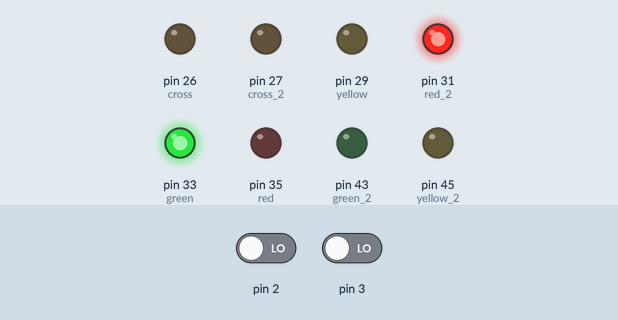
This sketch was run on a simulated Arduino Mega 2560, built with avr-gcc and run on an emulated ATmega2560. Shown: output pins drawn as LEDs (lit = HIGH). The test bench sets the inputs (shaded band); at power-on: pin 2 LOW, pin 3 LOW.

Above: at 1.2 s.
1.3 s: pin 2 driven HIGH
At 2.2 s:
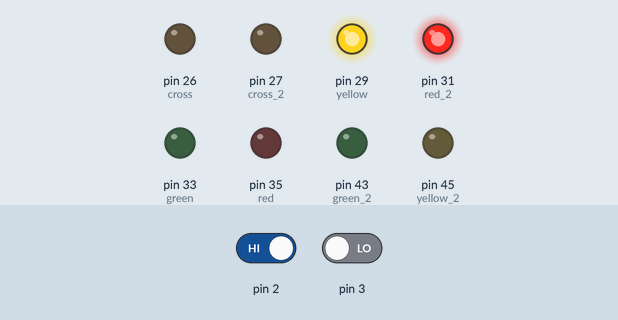
At 3.8 s:
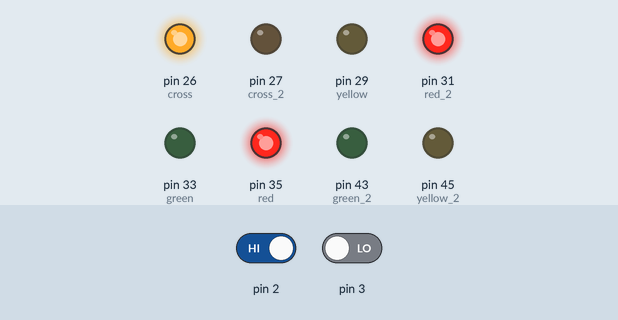
Timing chart, 0 to 27.5 s (numbered marks = the images above; inputs shaded):
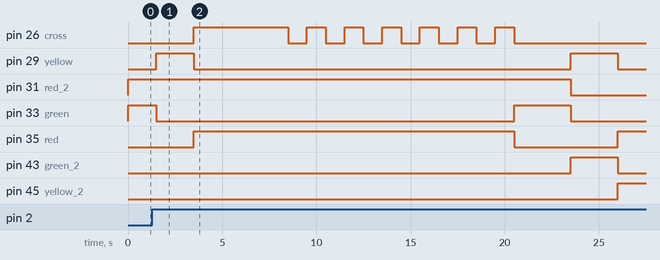

The sketch:

sketch_apr13a.ino
```cpp
//Street 1
#define cross 26
#define red 35
#define yellow 29
#define green 33
#define button 39

//Street 2
#define cross_2 27
#define red_2 31
#define yellow_2 45
#define green_2 43
#define button_2 30


#define Delay_time 500
#define Green_time 5
#define Yellow_time 3
#define Red_time 5


volatile int button_state_1 = 0;
volatile int button_state_2 = 0;
int i = 0;
int Flag1;
int Flag2;
int Light_state_1;
int Light_state_2;

void setup() {
  //light 1
  pinMode(cross, OUTPUT);
  pinMode(red, OUTPUT);
  pinMode(yellow, OUTPUT);
  pinMode(green, OUTPUT);
  pinMode(button, INPUT);

  //light 2
  pinMode(cross_2, OUTPUT);
  pinMode(red_2, OUTPUT);
  pinMode(yellow_2, OUTPUT);
  pinMode(green_2, OUTPUT);
  pinMode(button_2, INPUT);


  attachInterrupt(0,SetFlag1, CHANGE);
  attachInterrupt(1,SetFlag2, CHANGE);

  Serial.begin(9600);

  Flag1 = 0;
  Flag2 = 0;
}

void loop() {
  LOOP:
       digitalWrite(red,LOW);       //Light 1 is Green, whilst Light 2 is Red
       digitalWrite(yellow,LOW);
       digitalWrite(green, HIGH);
       digitalWrite(cross,LOW);

       digitalWrite(red_2,HIGH);
       digitalWrite(yellow_2,LOW);
       digitalWrite(green_2, LOW);
       digitalWrite(cross_2,LOW);

       for (i=0;i<=Green_time;i++)
        {delay(Delay_time);
        if(Flag1 == 1) {
          Light_state_1 = 1;
          Pedestrian1();
          goto LOOP;
        }
        else if(Flag2 == 1){
          Light_state_2 = 3;
          Pedestrian2();
          goto LOOP;
        }
       }
       //yellow state for Light 1, Green State for Light 2
       digitalWrite(green,LOW);
       digitalWrite(yellow,HIGH);

       digitalWrite(green_2,HIGH);
       digitalWrite(red_2,LOW);

       for (i=0;i<Red_time;i++)
         {delay(Delay_time);
         if(Flag1==1) {
          Light_state_1=2;
          Pedestrian1();
          goto LOOP;
         }
         else if(Flag2 == 1){
          Light_state_2 = 1;
          Pedestrian2();
          goto LOOP;
        }
        }
        //red state for Light 1, Yellow State for Light 2
        digitalWrite(yellow,LOW);
        digitalWrite(red, HIGH);

        digitalWrite(green_2,LOW);
        digitalWrite(yellow_2,HIGH);

        for(i=0;i<=Red_time;i++)
          {delay(Delay_time);
          if(Flag1==1) {
            Light_state_1=3;
            Pedestrian1();
            goto LOOP;
          }
          else if(Flag2 == 1){
          Light_state_2 = 2;
          Pedestrian2();
          goto LOOP;
        }
          }

}

void SetFlag1(void){
  Flag1 = 1;
}

void SetFlag2(void) {
  Flag2 = 1;
}

void Pedestrian1(void) {
  switch (Light_state_1) {  //Green light for light 1
    case 1:{
      digitalWrite(green,LOW);
      digitalWrite(yellow,HIGH);
      delay(2000);
      //Set Red on and Pedestrian on
      digitalWrite(yellow,LOW);
      digitalWrite(red,HIGH);
      digitalWrite(cross,HIGH);
      delay(5000);

      break;
    }
    case 2:{
      delay(500);
      delay(1000);
      //set Red on and Pedestrian on
      digitalWrite(yellow,LOW);
      digitalWrite(red,HIGH);
      digitalWrite(cross,HIGH);
      delay(5000);

      break;
  }
  case 3:{
    digitalWrite(red,HIGH);
    digitalWrite(cross, HIGH);
    delay(3000);
    break;
  }
  default:{};
}
  for (i=0;i<=5;i++)
  {digitalWrite(cross,LOW);
  delay(1000);
  digitalWrite(cross,HIGH);
  delay(1000);
  }
  Flag1=0;
}
void Pedestrian2(void) {
  switch (Light_state_2) {
    case 1:{
      digitalWrite(green_2,LOW);
      digitalWrite(yellow_2,HIGH);
      delay(2000);
      //Set Red on and Pedestrian on
      digitalWrite(yellow_2,LOW);
      digitalWrite(red_2,HIGH);
      digitalWrite(cross_2,HIGH);
      delay(5000);

      break;
    }
    case 2:{
      delay(500);
      delay(1000);
      //set Red on and Pedestrian on
      digitalWrite(yellow_2,LOW);
      digitalWrite(red_2,HIGH);
      digitalWrite(cross_2,HIGH);
      delay(5000);

      break;
  }
  case 3:{
    digitalWrite(red_2,HIGH);
    digitalWrite(cross_2, HIGH);
    delay(3000);
    break;
  }
  default:{};
}
  for (i=0;i<=5;i++)
  {digitalWrite(cross_2,LOW);
  delay(1000);
  digitalWrite(cross_2,HIGH);
  delay(1000);
  }
  Flag2=0;
}
```

Measured:
- after the input at 1.3 s, pin 26 (cross): LOW → HIGH after 2.2 s, then repeats every 2.0 s: LOW 1.0 s, HIGH 1.0 s, until it stays LOW from 20.5 s
